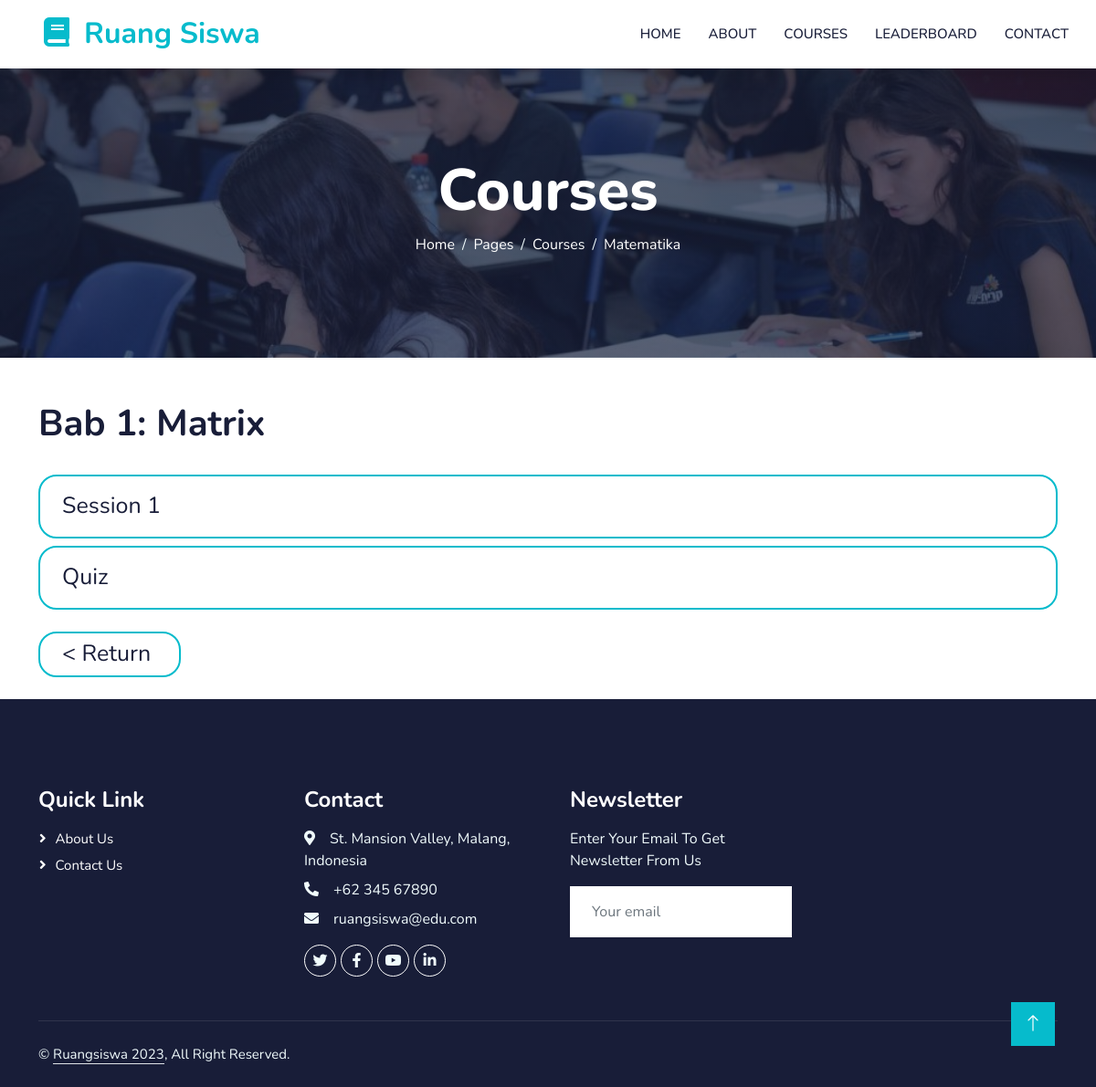
Page /Chapter/Chapter.php?cls=12&ch=1&crs=1 on the committed database.
### tables this page shows
CREATE TABLE `course` (
  `CourseID` int(11) NOT NULL,
  `Class` int(11) NOT NULL CHECK (`Class` >= 10 and `Class` <= 12),
  `CourseName` varchar(100) NOT NULL,
  `imageName` varchar(100) DEFAULT NULL
);

CREATE TABLE `chapter` (
  `ChapterID` int(11) NOT NULL,
  `CourseID` int(11) NOT NULL,
  `ChapterName` varchar(100) NOT NULL
);

CREATE TABLE `sesi` (
  `sessionID` int(11) NOT NULL,
  `ChapterID` int(11) NOT NULL,
  `sessionName` varchar(100) NOT NULL
);

### Chapter/Chapter.php (the view, shortened to what this page needs)
<?php
    require_once 'connection.php';
    $class = $_GET['cls'];
    $chapter = $_GET['ch'];
    $course = $_GET['crs'];
    $sql = "SELECT * FROM course
    JOIN chapter ON (course.CourseID = chapter.CourseID)
    JOIN sesi ON (chapter.ChapterID = sesi.ChapterID)
    WHERE chapter.chapterID = $chapter;";
    $CourseRN = $conn->query($sql);
    $Chemistry_Chapter = $conn->query($sql);
    $chssn = $conn->query($sql);
    $sql1 = "SELECT * FROM chapter JOIN chapterquiz ON (chapter.ChapterID = chapterquiz.ChapterID) WHERE chapter.ChapterID = $chapter;";
    $qz = $conn->query($sql1);
?>
<!DOCTYPE html>
<html lang="en">
<head>
    <link href="https://cdnjs.cloudflare.com/ajax/libs/font-awesome/5.10.0/css/all.min.css" rel="stylesheet">
    <link href="https://cdn.jsdelivr.net/npm/bootstrap-icons@1.4.1/font/bootstrap-icons.css" rel="stylesheet">
    <link href="../lib/animate/animate.min.css" rel="stylesheet">
    <link href="../lib/owlcarousel/assets/owl.carousel.min.css" rel="stylesheet">
    <link href="../css/bootstrap.min.css" rel="stylesheet">
    <link href="../css/style.css" rel="stylesheet">
</head>
<body>
    <nav class="navbar navbar-expand-lg bg-white navbar-light shadow sticky-top p-0">
        <a href="index.php" class="navbar-brand d-flex align-items-center px-4 px-lg-5">
            <h2 class="m-0 text-primary"><i class="fa fa-book me-3"></i>Ruang Siswa</h2>
        </a>
        <div class="collapse navbar-collapse" id="navbarCollapse">
            <div class="navbar-nav ms-auto p-4 p-lg-0">
                <a href="../index.php" class="nav-item nav-link">Home</a>
                <a href="../about.php" class="nav-item nav-link">About</a>
                <a href="../Courses/Courses.php" class="nav-item nav-link">Courses</a>
                <a href="../leaderboards.php" class="nav-item nav-link">Leaderboard</a>
                <a href="../contact.php" class="nav-item nav-link">Contact</a>
            </div>
        </div>
    </nav>
    <div class="container-fluid bg-primary py-5 mb-5 page-header">
        <div class="container py-5">
            <div class="row justify-content-center">
                <div class="col-lg-10 text-center">
                    <h1 class="display-3 text-white animated slideInDown">Courses</h1>
                    <nav aria-label="breadcrumb">
                        <ol class="breadcrumb justify-content-center">
                            <li class="breadcrumb-item"><a class="text-white" href="#">Home</a></li>
                            <li class="breadcrumb-item"><a class="text-white" href="#">Pages</a></li>
                            <li class="breadcrumb-item text-white active" aria-current="page">Courses</li>
                            <?php
                            $courseName = mysqli_fetch_assoc($CourseRN)
                            ?>
                            <li class="breadcrumb-item text-white active" aria-current="page"><?php echo $courseName["CourseName"];?></li>
                        </ol>
                    </nav>
                </div>
            </div>
        </div>
    </div>
    <?php
    $quiz = mysqli_fetch_assoc($qz);
    ?>
    <div class="container">
        <?php
         $chapterName = mysqli_fetch_assoc($Chemistry_Chapter)
         ?>
            <div class="row g-4">
                     <h1 class="mb-4"><?php echo $chapterName["ChapterName"];?></h1>
            </div>
            <?php
                while($row = mysqli_fetch_assoc($chssn) ){
            ?>
                    <a href="../Sessions/Sessions.php?ch=<?php echo $row['ChapterID']?>&ssi=<?php echo $row['sessionID']?>" class="btn btn-white btn-lg-course py-3 px-4 mt-2"><?php echo $row["sessionName"];?></a>
            <?php
                }
            ?>
            <a href="../Quiz/Quiz.php?cls=<?php echo $class?>&ch=<?php echo $quiz['ChapterID']?>&qd=<?php echo $quiz['QuizID']?>&crs=<?php echo $course?>" class="btn btn-white btn-lg-course py-3 px-4 mt-2">Quiz</a>
            <div class="py-4">
                <a class="btn btn-white btn-lg-return upscale-30 px-4 py-1" href="../Course/Course.php?cls=<?php echo $class?>&v=<?php echo $course?>">< Return</a>
            </div>
    </div>
    <div class="container-fluid bg-dark text-light footer pt-5 mt-6 wow fadeIn" data-wow-delay="0.1s">
        <div class="container py-5">
            <div class="row g-5">
                <div class="col-lg-3 col-md-6">
                    <h4 class="text-white mb-3">Quick Link</h4>
                    <a class="btn btn-link" href="../about.php">About Us</a>
                    <a class="btn btn-link" href="../contact.php">Contact Us</a>
                </div>
                <div class="col-lg-3 col-md-6">
                    <h4 class="text-white mb-3">Contact</h4>
                    <p class="mb-2"><i class="fa fa-map-marker-alt me-3"></i>St. Mansion Valley, Malang, Indonesia</p>
                    <p class="mb-2"><i class="fa fa-phone-alt me-3"></i>+62 345 67890</p>
                    <p class="mb-2"><i class="fa fa-envelope me-3"></i>ruangsiswa@edu.com</p>
                    <div class="d-flex pt-2">
                        <a class="btn btn-outline-light btn-social" href="www.twitter.com"><i class="fab fa-twitter"></i></a>
                        <a class="btn btn-outline-light btn-social" href="www.facebook.com"><i class="fab fa-facebook-f"></i></a>
                        <a class="btn btn-outline-light btn-social" href="www.youtube.com"><i class="fab fa-youtube"></i></a>
                        <a class="btn btn-outline-light btn-social" href="www.linkedin.com"><i class="fab fa-linkedin-in"></i></a>
                    </div>
                </div>
                <div class="col-lg-3 col-md-6">
                    <h4 class="text-white mb-3">Newsletter</h4>
                    <p>Enter Your Email To Get Newsletter From Us</p>
                    <div class="position-relative mx-auto" style="max-width: 400px;">
                        <input class="form-control border-0 w-100 py-3 ps-4 pe-5" type="text" placeholder="Your email">
                    </div>
                </div>
            </div>
        </div>
        <div class="container">
            <div class="copyright">
                <div class="row">
                    <div class="col-md-6 text-center text-md-start mb-3 mb-md-0">
                        &copy; <a class="border-bottom" href="#">Ruangsiswa 2023</a>, All Right Reserved.
                    </div>
                    <div class="col-md-6 text-center text-md-end">
                    </div>
                </div>
            </div>
        </div>
    </div>
    <a href="#" class="btn btn-lg btn-primary btn-lg-square back-to-top"><i class="bi bi-arrow-up"></i></a>
</body>
</html>

### css/style.css (style rules this page uses)
:root { --primary: #06BBCC; --light: #F0FBFC; --white: #FFFFFF; --dark: #181d38; }
.back-to-top { position: fixed; display: none; right: 45px; bottom: 45px; z-index: 99; }
.upscale-30 { font-size: 30px; }
.btn { font-family: 'Nunito', sans-serif; font-weight: 600; transition: .5s; }
.btn.btn-primary, .btn.btn-secondary { color: #FFFFFF; }
.btn-lg-square { width: 48px; height: 48px; }
.btn-lg-course { width: 100%; height: 70px; max-width: 100%; }
.btn-lg-return { width: 156px; height: 50px; max-width: 100%; }
.btn-square, .btn-sm-square, .btn-lg-square { padding: 0; display: flex; align-items: center; justify-content: center; font-weight: normal; border-radius: 0px; }
.btn-lg-course { padding: 0; display: flex; align-items: center; justify-content: left; font-weight: normal; font-size: 25px; border-radius: 20px; border: 2px solid #06BBCC; color:#181d38; }
.btn-lg-return { padding: 0; display: flex; align-items: center; justify-content: left; font-weight: normal; font-size: 25px; border-radius: 20px; border: 2px solid #06BBCC; color:#181d38; }
.navbar-light .navbar-nav .nav-link { margin-right: 30px; padding: 25px 0; color: #FFFFFF; font-size: 15px; text-transform: uppercase; outline: none; }
.navbar-light .navbar-brand, .navbar-light a.btn { height: 75px; }
.navbar-light .navbar-nav .nav-link { color: var(--dark); font-weight: 500; }
.navbar-light.sticky-top { top: -100px; transition: .5s; }
.page-header { background: linear-gradient(rgba(24, 29, 56, .7), rgba(24, 29, 56, .7)), url(../img/carousel-1.jpg); background-position: center center; background-repeat: no-repeat; background-size: cover; }
.breadcrumb-item + .breadcrumb-item::before { color: var(--light); }
.footer .btn.btn-social { margin-right: 5px; width: 35px; height: 35px; display: flex; align-items: center; justify-content: center; color: var(--light); font-weight: normal; border: 1px solid #FFFFFF; border-radius: 35px; transition: .3s; }
.footer .btn.btn-link { display: block; margin-bottom: 5px; padding: 0; text-align: left; color: #FFFFFF; font-size: 15px; font-weight: normal; text-transform: capitalize; transition: .3s; }
.footer .btn.btn-link::before { position: relative; content: "\f105"; font-family: "Font Awesome 5 Free"; font-weight: 900; margin-right: 10px; }
.footer .copyright { padding: 25px 0; font-size: 15px; border-top: 1px solid rgba(256, 256, 256, .1); }
.footer .copyright a { color: var(--light); }

### rows in the picture
course: CourseName "Matematika", chapter.ChapterName "Bab 1: Matrix", sesi.sessionName "Session 1"
